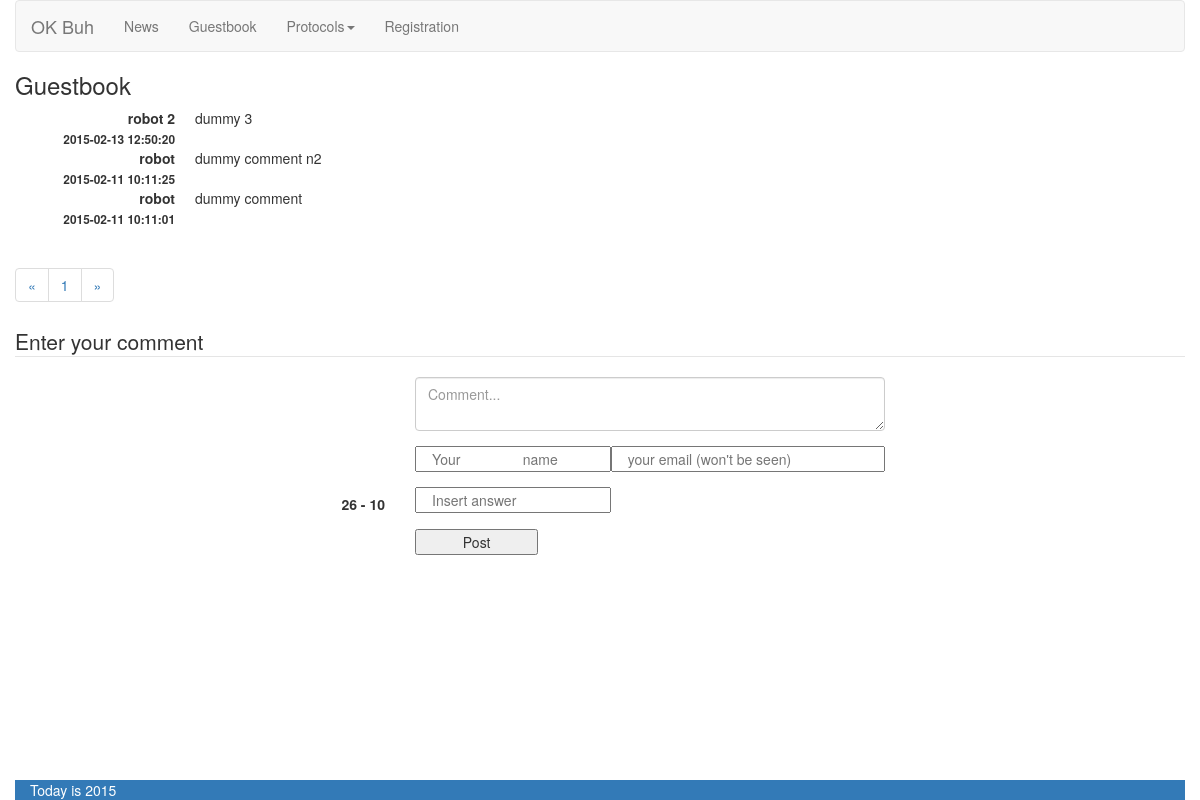
Page /guestbook on the earlier database version.
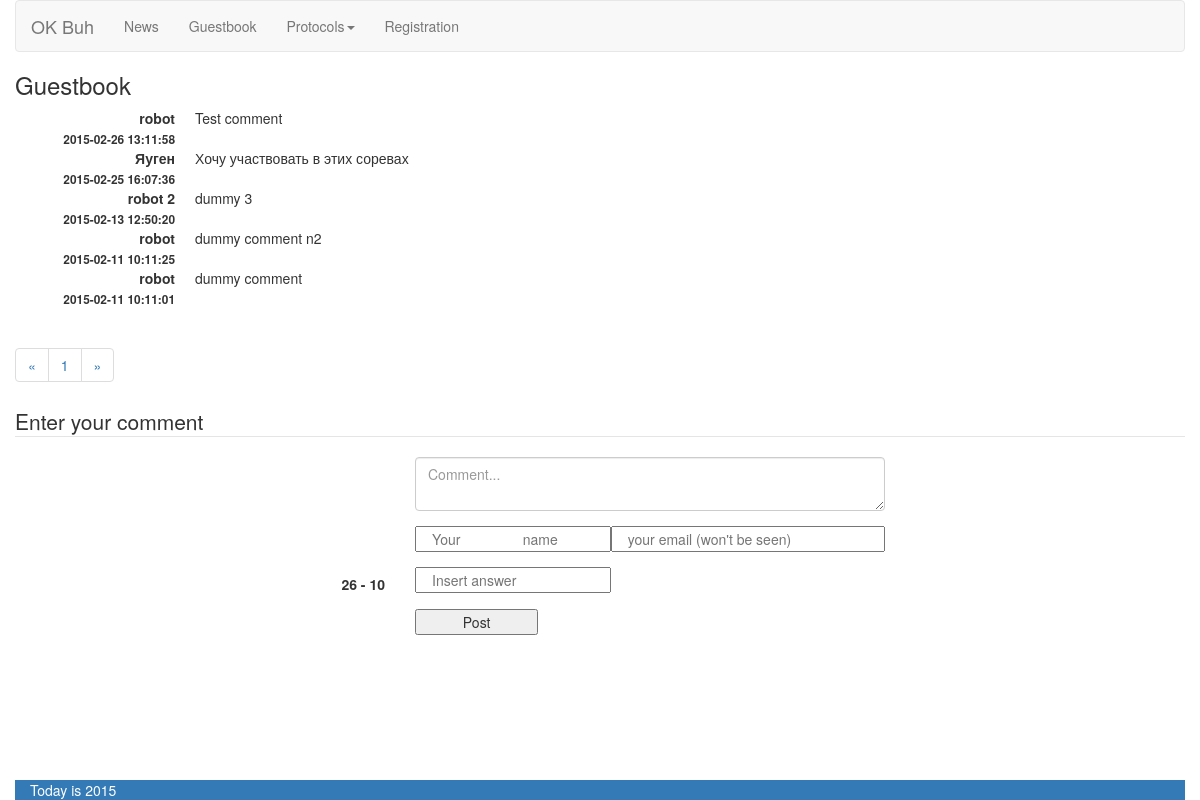
Same page on the later database version.
### tables this page shows
CREATE TABLE `buh_comments` (
  `id_comment` int(11) NOT NULL AUTO_INCREMENT,
  `author_name` varchar(45) NOT NULL,
  `author_email` varchar(45) NOT NULL,
  `date_time` timestamp NOT NULL DEFAULT CURRENT_TIMESTAMP,
  `text` text NOT NULL,
  `is_deleted` enum('0','1') NOT NULL DEFAULT '0' COMMENT '0-visible, 1-invisible',
  PRIMARY KEY (`id_comment`)
);

### inc/View.php (called while the page is built, shortened)
<?php
class View
{
    public function render($tplName)
    {
        include 'inc/views/pages/' . $tplName . '.php';
    }
    public static function lang($label)
    {
        return $label;
    }
    public static function generateLink(array $params)
    {
        $address = implode('/', $params);
        return BASE_URL . "/$address";
    }
}

### inc/controllers/GuestbookController.php (called while the page is built, shortened)
<?php
class GuestbookController extends Controller
{
    public function defaultAction($pageNum = 1)
    {
        $this->pageAction((int)$pageNum);
    }
    public function pageAction($pageNum = 1)
    {
        $pageNum = $this->checkPage((int)$pageNum);
        $offset = ($pageNum - 1) * LIMIT_PER_PAGE;
        $limit = LIMIT_PER_PAGE;
        $this->view->comments = GuestbookModel::getMessages($limit, $offset);
        $this->view->pageQuant = ceil(GuestbookModel::countMessages() / LIMIT_PER_PAGE);
        $this->view->pageCur = $pageNum;
        $this->view->area = 'guestbook';
        $this->view->captcha = Captcha::generateCaptcha();
        $this->view->render('guestbook');
    }
}

### index.php (called while the page is built)
<?php
include 'config.php';
new Router();

### config.php (called while the page is built, shortened)
<?php
function autoload($classname) {
    $clsFile = __DIR__.DS.CLS_DIR.DS.$classname.'.php';
    $clsFileUtils = __DIR__.DS.CLS_DIR.DS.'utils'.DS.$classname.'.php';
    $clsFileModel = __DIR__.DS.CLS_DIR.DS.'models'.DS.$classname.'.php';
    $clsFileController = __DIR__.DS.CLS_DIR.DS.'controllers'.DS.$classname.'.php';
    if(file_exists($clsFile)) {
        return true;
    } elseif (file_exists($clsFileUtils)) {
        return true;
    } elseif(file_exists($clsFileModel)) {
        return true;
    } elseif (file_exists($clsFileController)) {
        require_once $clsFileController;
        return true;
    }
    return false;
}

### inc/utils/DB.php (called while the page is built, shortened)
<?php
class DB extends PDO{
    protected static $_instance;
    public static function getInstance() {
        if (self::$_instance === null) {
            self::$_instance = new self;
        }
        return self::$_instance;
    }
}

### inc/models/GuestbookModel.php (called while the page is built, shortened)
<?php
class GuestbookModel extends Model
{
    public static function getMessages($limit,$offset)
    {
        $sth = DB::getInstance()->prepare('SELECT * FROM `buh_comments` ORDER BY `date_time` DESC
LIMIT :limit OFFSET :offset');
        $sth->bindValue(':offset', $offset, PDO::PARAM_INT);
        $sth->bindValue(':limit', $limit, PDO::PARAM_INT);
        $sth->execute();
        return $sth->fetchAll();
    }
}

### inc/Controller.php (called while the page is built, shortened)
<?php
class Controller
{
    public function checkPage($page)
    {
        $page = ($page > 0)?$page:1;
        return $page;
    }
}

### inc/views/pages/guestbook.php (the view)
<?php require 'inc/views/divs/header.php' ?>
    <h3><?= View::lang('Guestbook') ?></h3>
    <dl class="dl-horizontal"><?php foreach ($this->comments as $comment) { ?>
            <dt><?=$comment['author_name']?><br><time><small><?=$comment['date_time'] ?></small></time></dt>
            <dd>
                <div id="<?= $comment['id_comment'] ?>"><?= $comment['text'] ?></div>
            </dd>
        <?php } ?>
    </dl>
<?php
require 'inc/views/divs/paginator.php';
require 'inc/views/forms/form_add_comment.php';
require 'inc/views/divs/footer.php' ?>

### inc/views/divs/paginator.php
<nav>
    <ul class="pagination">
        <li>
            <a href="<?= View::generateLink(array($this->area,'page', $this->pageCur - 1)) ?>" aria-label="<?= View::lang
            ('Previous') ?>">
                <span aria-hidden="true">&laquo;</span>
            </a>
        </li>
        <?php for ($page = 1; $page <= $this->pageQuant; $page++) { ?>
            <li><a href="<?= View::generateLink(array($this->area,'page', $page)) ?>"><?= $page ?></a></li>
        <?php } ?>
        <li>
            <a href="<?= View::generateLink(array($this->area,'page', $this->pageCur + 1)) ?>" aria-label="<?= View::lang('Next')
            ?>">
                <span aria-hidden="true">&raquo;</span>
            </a>
        </li>
    </ul>
</nav>

Differences in the rows shown:
added buh_comments: author_name "robot", date_time "2015-02-26 13:11:58", text "Test comment"
added buh_comments: author_name "Яуген", date_time "2015-02-25 16:07:36", text "Хочу участвовать в этих соревах"
